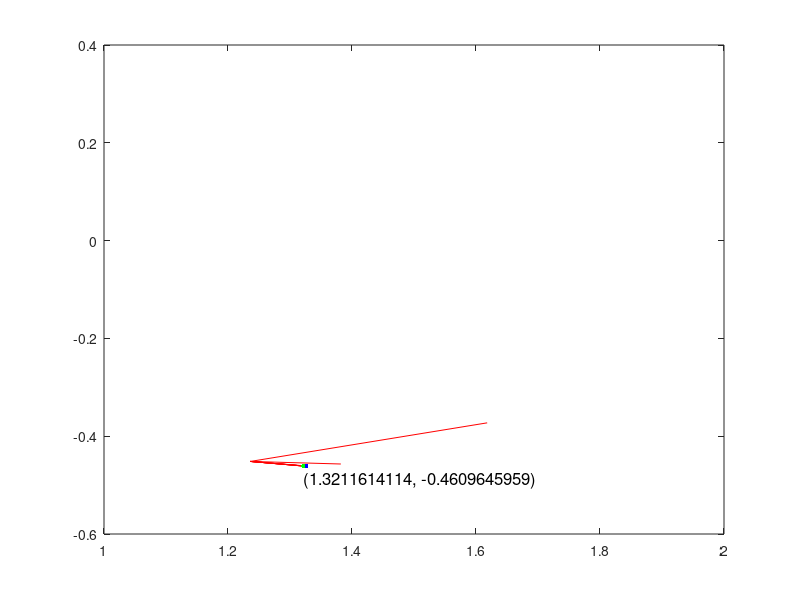

MATLAB code for this plot:
# Лабораторная работа 3. Вариант 7.

function main()
  clc;

  debug = true;

  a = 1;
  b = 2;
  eps = 1e-6;

  [x_min, f_min, n, xs, fs, as, bs] = find_min(debug, a, b, eps);
  draw_plot(debug, a, b, eps, x_min, f_min, xs, fs, as, bs);
  fprintf('\n\033[36mТочка минимума (x*, f(x*)) = (%.10f, %.10f), количество вычислений функции: %d.\033[0m\n', x_min, f_min, n);
end

function [x1, x2, x3, f1, f2, f3, n] = find_x123(debug, a, b)
  tau = (sqrt(5) - 1) / 2;

  l = b - a;

  x1 = b - tau*l;
  f1 = f(x1);

  if debug
    fprintf('Золотое сечение (x0, f(x0)) = (%f, %f).\n', x1, f1);
  endif

  x2 = a + tau*l;
  f2 = f(x2);

  if debug
    fprintf('Золотое сечение (x1, f(x1)) = (%f, %f).\n', x2, f2);
  endif

  i = 2;

  fa = f(a);
  fb = f(b);

  while true
    if f1 <= f2
      b = x2;
      fb = f2;
      l = b - a;

      x2 = x1;
      f2 = f1;

      x1 = b - tau*l;
      f1 = f(x1);
      i = i + 1;

      if debug
        fprintf('Золотое сечение (x%d, f(x%d)) = (%f, %f).\n', i-1, i-1, x1, f1);
      endif
    else
      a = x1;
      f1 = f1;
      l = b - a;

      x1 = x2;
      f1 = f2;

      x2 = a + tau*l;
      f2 = f(x2);
      i = i + 1;

      if debug
        fprintf('Золотое сечение (x%d, f(x%d)) = (%f, %f).\n', i-1, i-1, x2, f2);
      endif
    endif

    if (fa > f1 && f1 <= f2) || (fa >= f1 && f1 < f2)
      x3 = x2;
      f3 = f2;

      x2 = x1;
      f2 = f1;

      x1 = a;
      f1 = fa;

      n = i;
      return;
    elseif (f1 > f2 && f2 <= fb) || (f1 >= f2 && f2 < fb)
      x3 = b;
      f3 = fb;

      n = i;
      return;
    endif
  endwhile
end

function [x_min, f_min, n, xs, fs, as, bs] = find_min(debug, a, b, eps)
  [x1, x2, x3, f1, f2, f3, n] = find_x123(debug, a, b);

  xs = [];
  fs = [];
  as = [];
  bs = [];

  as(end + 1) = x1;
  bs(end + 1) = x3;

  a1 = (f2 - f1) / (x2 - x1);
  a2 = 1 / (x3 - x2) * ((f3 - f1) / (x3 - x1) - (f2 - f1) / (x2 - x1));
  x_prob = 1/2 * (x1 + x2 - a1/a2);
  f_prob = f(x_prob);
  n = n + 1;

  if debug
    fprintf('Итерация %d: (x1, f1) = (%.10f, %.10f), (x2, f2) = (%.10f, %.10f), (x3, f3) = (%.10f, %.10f), (x_prob, f_prob) = (%.10f, %.10f).\n', n-1, x1, f1, x2, f2, x3, f3, x_prob, f_prob);
  endif

  xs(end + 1) = x_prob;
  fs(end + 1) = f_prob;

  while true
    x_old = x_prob;

    if x2 < x_prob
      if f2 < f_prob
        x3 = x_prob;
        f3 = f_prob;
      else
        x1 = x2;
        f1 = f2;
        x2 = x_prob;
        f2 = f_prob;
      endif
    else
      if f_prob < f2
        x3 = x2;
        f3 = f2;
        x2 = x_prob;
        f2 = f_prob;
      else
        x1 = x_prob;
        f1 = f_prob;
      endif
    endif

    as(end + 1) = x1;
    bs(end + 1) = x3;

    a1 = (f2 - f1) / (x2 - x1);
    a2 = 1 / (x3 - x2) * ((f3 - f1) / (x3 - x1) - (f2 - f1) / (x2 - x1));
    x_prob = 1/2 * (x1 + x2 - a1/a2);
    f_prob = f(x_prob);
    n = n + 1;
    if debug
      fprintf('Итерация %d: (x1, f1) = (%.10f, %.10f), (x2, f2) = (%.10f, %.10f), (x3, f3) = (%.10f, %.10f), (x_prob, f_prob) = (%.10f, %.10f).\n', n-1, x1, f1, x2, f2, x3, f3, x_prob, f_prob);
    endif

    xs(end + 1) = x_prob;
    fs(end + 1) = f_prob;

    if abs(x_prob - x_old) < eps
      x_min = x_prob;
      f_min = f_prob;
      return;
    endif
  endwhile
end

function draw_plot(debug, a, b, step, x_min, f_min, xs, fs, as, bs)
  sleep_seconds = 7;

  %fprintf('as %d, xs %d\n', length(as), length(xs));

  x = a:step:b;
  y = zeros(size(x));
  for i = 1:length(x)
      y(i) = f(x(i));
  end
  plot(x,y);
  hold on;

  if debug
    line([as(1), bs(1)], [f(as(1)), f(bs(1))], 'DisplayName', sprintf('шаг %d', 1), 'Color', 'r');
    scatter(xs(1), fs(1), 8, 'r', 'filled');
    pause(sleep_seconds);

    for i = 2:length(xs)
        if i < length(as)
          line([as(i), bs(i)], [f(as(i)), f(bs(i))], 'DisplayName', sprintf('шаг %d', i), 'Color', 'r');
        endif

        pause(sleep_seconds);

        scatter(xs(i-1), fs(i-1), 8, 'b', 'filled');
        scatter(xs(i), fs(i), 8, 'r', 'filled');
        pause(sleep_seconds);
    end
  endif

  scatter(x_min, f_min, 10, 'g', 'filled');
  text(x_min, f_min, sprintf('\n\n\n\n(%.10f, %.10f)', x_min, f_min), 'FontSize', 12);

  hold off;
end

function y = f(x)
  y = atan(x .^ 3 - 5 * x + 1) + ((x .^ 2) / (3 * x - 2)) .^ sqrt(3);
end



